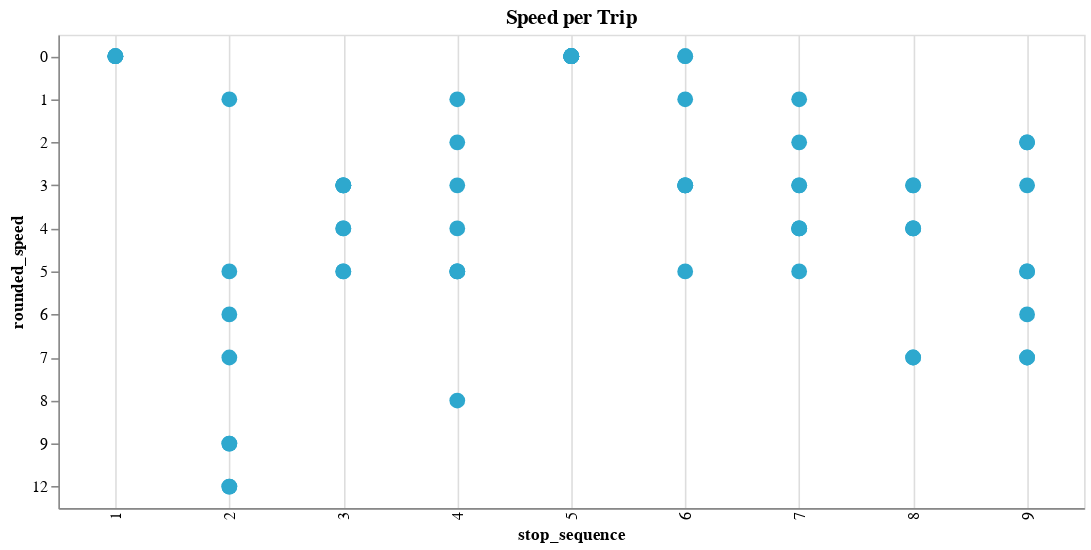

Notebook code for this chart:
### Code cell
chart4

### Figure 1 — Vega-Lite specification as saved in the notebook (floating-point values rounded to 4 significant figures)
{"config": {"view": {"continuousWidth": 400, "continuousHeight": 300}}, "data": {"name": "data-781272622b392a2af105bf9f8b8cb566"}, "mark": {"type": "circle", "opacity": 1, "size": 100}, "encoding": {"color": {"field": "variable", "legend": null, "scale": {"range": ["#2EA8CE", "#EB9F3C", "#F4D837", "#51BF9D", "#8CBCCB", "#9487C0"]}, "type": "nominal"}, "tooltip": [{"field": "_gtfs_dataset_name", "type": "nominal"}, {"field": "shape_array_key", "type": "nominal"}, {"field": "trip_id", "type": "nominal"}, {"field": "stop_sequence", "type": "quantitative"}, {"field": "gtfs_dataset_key", "type": "nominal"}, {"field": "loop_or_inlining", "type": "quantitative"}, {"field": "n_trips", "type": "quantitative"}, {"field": "variable", "type": "nominal"}, {"field": "speed", "type": "quantitative"}, {"field": "rounded_speed", "type": "quantitative"}], "x": {"axis": {"grid": true, "ticks": false}, "field": "stop_sequence", "sort": "ascending", "type": "ordinal"}, "y": {"field": "rounded_speed", "type": "nominal"}}, "height": 300, "title": "Speed per Trip", "transform": [{"window": [{"op": "rank", "field": "", "as": "id"}], "groupby": ["variable"]}], "width": 650, "$schema": "https://vega.github.io/schema/vega-lite/v4.17.0.json", "datasets": {"data-781272622b392a2af105bf9f8b8cb566": [{"_gtfs_dataset_name": "Anaheim Resort VehiclePositions", "shape_array_key": "29d2bbdbeaec1d6888800f85bebf6e33", "trip_id": "aa6a03fe-f119-44a5-8976-2ad77ceeb89f:4", "stop_sequence": 1, "gtfs_dataset_key": "1051e067d18a76b0a79789f051d5c22b", "loop_or_inlining": 1, "n_trips": 8, "variable": "speed_mph", "speed": 0.0, "rounded_speed": 0}, {"_gtfs_dataset_name": "Anaheim Resort VehiclePositions", "shape_array_key": "29d2bbdbeaec1d6888800f85bebf6e33", "trip_id": "aa6a03fe-f119-44a5-8976-2ad77ceeb89f:1", "stop_sequence": 1, "gtfs_dataset_key": "1051e067d18a76b0a79789f051d5c22b", "loop_or_inlining": 1, "n_trips": 8, "variable": "speed_mph", "speed": 0.0008325, "rounded_speed": 0}, {"_gtfs_dataset_name": "Anaheim Resort VehiclePositions", "shape_array_key": "29d2bbdbeaec1d6888800f85bebf6e33", "trip_id": "aa6a03fe-f119-44a5-8976-2ad77ceeb89f:3", "stop_sequence": 1, "gtfs_dataset_key": "1051e067d18a76b0a79789f051d5c22b", "loop_or_inlining": 1, "n_trips": 8, "variable": "speed_mph", "speed": 0.02417, "rounded_speed": 0}, {"_gtfs_dataset_name": "Anaheim Resort VehiclePositions", "shape_array_key": "29d2bbdbeaec1d6888800f85bebf6e33", "trip_id": "aa6a03fe-f119-44a5-8976-2ad77ceeb89f:7", "stop_sequence": 1, "gtfs_dataset_key": "1051e067d18a76b0a79789f051d5c22b", "loop_or_inlining": 1, "n_trips": 8, "variable": "speed_mph", "speed": 0.004286, "rounded_speed": 0}, {"_gtfs_dataset_name": "Anaheim Resort VehiclePositions", "shape_array_key": "29d2bbdbeaec1d6888800f85bebf6e33", "trip_id": "aa6a03fe-f119-44a5-8976-2ad77ceeb89f:4", "stop_sequence": 2, "gtfs_dataset_key": "1051e067d18a76b0a79789f051d5c22b", "loop_or_inlining": 1, "n_trips": 8, "variable": "speed_mph", "speed": 9.053, "rounded_speed": 9}, {"_gtfs_dataset_name": "Anaheim Resort VehiclePositions", "shape_array_key": "29d2bbdbeaec1d6888800f85bebf6e33", "trip_id": "aa6a03fe-f119-44a5-8976-2ad77ceeb89f:8", "stop_sequence": 2, "gtfs_dataset_key": "1051e067d18a76b0a79789f051d5c22b", "loop_or_inlining": 1, "n_trips": 8, "variable": "speed_mph", "speed": 9.572, "rounded_speed": 9}, {"_gtfs_dataset_name": "Anaheim Resort VehiclePositions", "shape_array_key": "29d2bbdbeaec1d6888800f85bebf6e33", "trip_id": "aa6a03fe-f119-44a5-8976-2ad77ceeb89f:2", "stop_sequence": 2, "gtfs_dataset_key": "1051e067d18a76b0a79789f051d5c22b", "loop_or_inlining": 1, "n_trips": 8, "variable": "speed_mph", "speed": 12.08, "rounded_speed": 12}, {"_gtfs_dataset_name": "Anaheim Resort VehiclePositions", "shape_array_key": "29d2bbdbeaec1d6888800f85bebf6e33", "trip_id": "aa6a03fe-f119-44a5-8976-2ad77ceeb89f:7", "stop_sequence": 2, "gtfs_dataset_key": "1051e067d18a76b0a79789f051d5c22b", "loop_or_inlining": 1, "n_trips": 8, "variable": "speed_mph", "speed": 7.317, "rounded_speed": 7}, {"_gtfs_dataset_name": "Anaheim Resort VehiclePositions", "shape_array_key": "29d2bbdbeaec1d6888800f85bebf6e33", "trip_id": "aa6a03fe-f119-44a5-8976-2ad77ceeb89f:5", "stop_sequence": 2, "gtfs_dataset_key": "1051e067d18a76b0a79789f051d5c22b", "loop_or_inlining": 1, "n_trips": 8, "variable": "speed_mph", "speed": 12.23, "rounded_speed": 12}, {"_gtfs_dataset_name": "Anaheim Resort VehiclePositions", "shape_array_key": "29d2bbdbeaec1d6888800f85bebf6e33", "trip_id": "aa6a03fe-f119-44a5-8976-2ad77ceeb89f:1", "stop_sequence": 2, "gtfs_dataset_key": "1051e067d18a76b0a79789f051d5c22b", "loop_or_inlining": 1, "n_trips": 8, "variable": "speed_mph", "speed": 1.475, "rounded_speed": 1}, {"_gtfs_dataset_name": "Anaheim Resort VehiclePositions", "shape_array_key": "29d2bbdbeaec1d6888800f85bebf6e33", "trip_id": "aa6a03fe-f119-44a5-8976-2ad77ceeb89f:3", "stop_sequence": 2, "gtfs_dataset_key": "1051e067d18a76b0a79789f051d5c22b", "loop_or_inlining": 1, "n_trips": 8, "variable": "speed_mph", "speed": 6.665, "rounded_speed": 6}, {"_gtfs_dataset_name": "Anaheim Resort VehiclePositions", "shape_array_key": "29d2bbdbeaec1d6888800f85bebf6e33", "trip_id": "aa6a03fe-f119-44a5-8976-2ad77ceeb89f:6", "stop_sequence": 2, "gtfs_dataset_key": "1051e067d18a76b0a79789f051d5c22b", "loop_or_inlining": 1, "n_trips": 8, "variable": "speed_mph", "speed": 5.539, "rounded_speed": 5}, {"_gtfs_dataset_name": "Anaheim Resort VehiclePositions", "shape_array_key": "29d2bbdbeaec1d6888800f85bebf6e33", "trip_id": "aa6a03fe-f119-44a5-8976-2ad77ceeb89f:8", "stop_sequence": 3, "gtfs_dataset_key": "1051e067d18a76b0a79789f051d5c22b", "loop_or_inlining": 1, "n_trips": 8, "variable": "speed_mph", "speed": 4.204, "rounded_speed": 4}, {"_gtfs_dataset_name": "Anaheim Resort VehiclePositions", "shape_array_key": "29d2bbdbeaec1d6888800f85bebf6e33", "trip_id": "aa6a03fe-f119-44a5-8976-2ad77ceeb89f:6", "stop_sequence": 3, "gtfs_dataset_key": "1051e067d18a76b0a79789f051d5c22b", "loop_or_inlining": 1, "n_trips": 8, "variable": "speed_mph", "speed": 5.456, "rounded_speed": 5}, {"_gtfs_dataset_name": "Anaheim Resort VehiclePositions", "shape_array_key": "29d2bbdbeaec1d6888800f85bebf6e33", "trip_id": "aa6a03fe-f119-44a5-8976-2ad77ceeb89f:3", "stop_sequence": 3, "gtfs_dataset_key": "1051e067d18a76b0a79789f051d5c22b", "loop_or_inlining": 1, "n_trips": 8, "variable": "speed_mph", "speed": 5.234, "rounded_speed": 5}, {"_gtfs_dataset_name": "Anaheim Resort VehiclePositions", "shape_array_key": "29d2bbdbeaec1d6888800f85bebf6e33", "trip_id": "aa6a03fe-f119-44a5-8976-2ad77ceeb89f:7", "stop_sequence": 3, "gtfs_dataset_key": "1051e067d18a76b0a79789f051d5c22b", "loop_or_inlining": 1, "n_trips": 8, "variable": "speed_mph", "speed": 3.744, "rounded_speed": 3}, {"_gtfs_dataset_name": "Anaheim Resort VehiclePositions", "shape_array_key": "29d2bbdbeaec1d6888800f85bebf6e33", "trip_id": "aa6a03fe-f119-44a5-8976-2ad77ceeb89f:1", "stop_sequence": 3, "gtfs_dataset_key": "1051e067d18a76b0a79789f051d5c22b", "loop_or_inlining": 1, "n_trips": 8, "variable": "speed_mph", "speed": 3.771, "rounded_speed": 3}, {"_gtfs_dataset_name": "Anaheim Resort VehiclePositions", "shape_array_key": "29d2bbdbeaec1d6888800f85bebf6e33", "trip_id": "aa6a03fe-f119-44a5-8976-2ad77ceeb89f:5", "stop_sequence": 3, "gtfs_dataset_key": "1051e067d18a76b0a79789f051d5c22b", "loop_or_inlining": 1, "n_trips": 8, "variable": "speed_mph", "speed": 3.717, "rounded_speed": 3}, {"_gtfs_dataset_name": "Anaheim Resort VehiclePositions", "shape_array_key": "29d2bbdbeaec1d6888800f85bebf6e33", "trip_id": "aa6a03fe-f119-44a5-8976-2ad77ceeb89f:4", "stop_sequence": 3, "gtfs_dataset_key": "1051e067d18a76b0a79789f051d5c22b", "loop_or_inlining": 1, "n_trips": 8, "variable": "speed_mph", "speed": 4.031, "rounded_speed": 4}, {"_gtfs_dataset_name": "Anaheim Resort VehiclePositions", "shape_array_key": "29d2bbdbeaec1d6888800f85bebf6e33", "trip_id": "aa6a03fe-f119-44a5-8976-2ad77ceeb89f:2", "stop_sequence": 3, "gtfs_dataset_key": "1051e067d18a76b0a79789f051d5c22b", "loop_or_inlining": 1, "n_trips": 8, "variable": "speed_mph", "speed": 3.537, "rounded_speed": 3}, {"_gtfs_dataset_name": "Anaheim Resort VehiclePositions", "shape_array_key": "29d2bbdbeaec1d6888800f85bebf6e33", "trip_id": "aa6a03fe-f119-44a5-8976-2ad77ceeb89f:3", "stop_sequence": 4, "gtfs_dataset_key": "1051e067d18a76b0a79789f051d5c22b", "loop_or_inlining": 1, "n_trips": 8, "variable": "speed_mph", "speed": 5.502, "rounded_speed": 5}, {"_gtfs_dataset_name": "Anaheim Resort VehiclePositions", "shape_array_key": "29d2bbdbeaec1d6888800f85bebf6e33", "trip_id": "aa6a03fe-f119-44a5-8976-2ad77ceeb89f:2", "stop_sequence": 4, "gtfs_dataset_key": "1051e067d18a76b0a79789f051d5c22b", "loop_or_inlining": 1, "n_trips": 8, "variable": "speed_mph", "speed": 4.743, "rounded_speed": 4}, {"_gtfs_dataset_name": "Anaheim Resort VehiclePositions", "shape_array_key": "29d2bbdbeaec1d6888800f85bebf6e33", "trip_id": "aa6a03fe-f119-44a5-8976-2ad77ceeb89f:5", "stop_sequence": 4, "gtfs_dataset_key": "1051e067d18a76b0a79789f051d5c22b", "loop_or_inlining": 1, "n_trips": 8, "variable": "speed_mph", "speed": 2.685, "rounded_speed": 2}, {"_gtfs_dataset_name": "Anaheim Resort VehiclePositions", "shape_array_key": "29d2bbdbeaec1d6888800f85bebf6e33", "trip_id": "aa6a03fe-f119-44a5-8976-2ad77ceeb89f:4", "stop_sequence": 4, "gtfs_dataset_key": "1051e067d18a76b0a79789f051d5c22b", "loop_or_inlining": 1, "n_trips": 8, "variable": "speed_mph", "speed": 1.904, "rounded_speed": 1}, {"_gtfs_dataset_name": "Anaheim Resort VehiclePositions", "shape_array_key": "29d2bbdbeaec1d6888800f85bebf6e33", "trip_id": "aa6a03fe-f119-44a5-8976-2ad77ceeb89f:1", "stop_sequence": 4, "gtfs_dataset_key": "1051e067d18a76b0a79789f051d5c22b", "loop_or_inlining": 1, "n_trips": 8, "variable": "speed_mph", "speed": 8.875, "rounded_speed": 8}, {"_gtfs_dataset_name": "Anaheim Resort VehiclePositions", "shape_array_key": "29d2bbdbeaec1d6888800f85bebf6e33", "trip_id": "aa6a03fe-f119-44a5-8976-2ad77ceeb89f:6", "stop_sequence": 4, "gtfs_dataset_key": "1051e067d18a76b0a79789f051d5c22b", "loop_or_inlining": 1, "n_trips": 8, "variable": "speed_mph", "speed": 3.97, "rounded_speed": 3}, {"_gtfs_dataset_name": "Anaheim Resort VehiclePositions", "shape_array_key": "29d2bbdbeaec1d6888800f85bebf6e33", "trip_id": "aa6a03fe-f119-44a5-8976-2ad77ceeb89f:7", "stop_sequence": 4, "gtfs_dataset_key": "1051e067d18a76b0a79789f051d5c22b", "loop_or_inlining": 1, "n_trips": 8, "variable": "speed_mph", "speed": 5.037, "rounded_speed": 5}, {"_gtfs_dataset_name": "Anaheim Resort VehiclePositions", "shape_array_key": "29d2bbdbeaec1d6888800f85bebf6e33", "trip_id": "aa6a03fe-f119-44a5-8976-2ad77ceeb89f:8", "stop_sequence": 4, "gtfs_dataset_key": "1051e067d18a76b0a79789f051d5c22b", "loop_or_inlining": 1, "n_trips": 8, "variable": "speed_mph", "speed": 5.792, "rounded_speed": 5}, {"_gtfs_dataset_name": "Anaheim Resort VehiclePositions", "shape_array_key": "29d2bbdbeaec1d6888800f85bebf6e33", "trip_id": "aa6a03fe-f119-44a5-8976-2ad77ceeb89f:5", "stop_sequence": 5, "gtfs_dataset_key": "1051e067d18a76b0a79789f051d5c22b", "loop_or_inlining": 1, "n_trips": 8, "variable": "speed_mph", "speed": 0.4003, "rounded_speed": 0}, {"_gtfs_dataset_name": "Anaheim Resort VehiclePositions", "shape_array_key": "29d2bbdbeaec1d6888800f85bebf6e33", "trip_id": "aa6a03fe-f119-44a5-8976-2ad77ceeb89f:1", "stop_sequence": 5, "gtfs_dataset_key": "1051e067d18a76b0a79789f051d5c22b", "loop_or_inlining": 1, "n_trips": 8, "variable": "speed_mph", "speed": 0.3649, "rounded_speed": 0}, {"_gtfs_dataset_name": "Anaheim Resort VehiclePositions", "shape_array_key": "29d2bbdbeaec1d6888800f85bebf6e33", "trip_id": "aa6a03fe-f119-44a5-8976-2ad77ceeb89f:6", "stop_sequence": 5, "gtfs_dataset_key": "1051e067d18a76b0a79789f051d5c22b", "loop_or_inlining": 1, "n_trips": 8, "variable": "speed_mph", "speed": 0.9531, "rounded_speed": 0}, {"_gtfs_dataset_name": "Anaheim Resort VehiclePositions", "shape_array_key": "29d2bbdbeaec1d6888800f85bebf6e33", "trip_id": "aa6a03fe-f119-44a5-8976-2ad77ceeb89f:2", "stop_sequence": 5, "gtfs_dataset_key": "1051e067d18a76b0a79789f051d5c22b", "loop_or_inlining": 1, "n_trips": 8, "variable": "speed_mph", "speed": 0.9439, "rounded_speed": 0}, {"_gtfs_dataset_name": "Anaheim Resort VehiclePositions", "shape_array_key": "29d2bbdbeaec1d6888800f85bebf6e33", "trip_id": "aa6a03fe-f119-44a5-8976-2ad77ceeb89f:4", "stop_sequence": 5, "gtfs_dataset_key": "1051e067d18a76b0a79789f051d5c22b", "loop_or_inlining": 1, "n_trips": 8, "variable": "speed_mph", "speed": 0.7387, "rounded_speed": 0}, {"_gtfs_dataset_name": "Anaheim Resort VehiclePositions", "shape_array_key": "29d2bbdbeaec1d6888800f85bebf6e33", "trip_id": "aa6a03fe-f119-44a5-8976-2ad77ceeb89f:7", "stop_sequence": 5, "gtfs_dataset_key": "1051e067d18a76b0a79789f051d5c22b", "loop_or_inlining": 1, "n_trips": 8, "variable": "speed_mph", "speed": 0.8584, "rounded_speed": 0}, {"_gtfs_dataset_name": "Anaheim Resort VehiclePositions", "shape_array_key": "29d2bbdbeaec1d6888800f85bebf6e33", "trip_id": "aa6a03fe-f119-44a5-8976-2ad77ceeb89f:8", "stop_sequence": 5, "gtfs_dataset_key": "1051e067d18a76b0a79789f051d5c22b", "loop_or_inlining": 1, "n_trips": 8, "variable": "speed_mph", "speed": 0.03051, "rounded_speed": 0}, {"_gtfs_dataset_name": "Anaheim Resort VehiclePositions", "shape_array_key": "29d2bbdbeaec1d6888800f85bebf6e33", "trip_id": "aa6a03fe-f119-44a5-8976-2ad77ceeb89f:3", "stop_sequence": 5, "gtfs_dataset_key": "1051e067d18a76b0a79789f051d5c22b", "loop_or_inlining": 1, "n_trips": 8, "variable": "speed_mph", "speed": 0.6211, "rounded_speed": 0}, {"_gtfs_dataset_name": "Anaheim Resort VehiclePositions", "shape_array_key": "29d2bbdbeaec1d6888800f85bebf6e33", "trip_id": "aa6a03fe-f119-44a5-8976-2ad77ceeb89f:1", "stop_sequence": 6, "gtfs_dataset_key": "1051e067d18a76b0a79789f051d5c22b", "loop_or_inlining": 1, "n_trips": 8, "variable": "speed_mph", "speed": 3.178, "rounded_speed": 3}, {"_gtfs_dataset_name": "Anaheim Resort VehiclePositions", "shape_array_key": "29d2bbdbeaec1d6888800f85bebf6e33", "trip_id": "aa6a03fe-f119-44a5-8976-2ad77ceeb89f:7", "stop_sequence": 6, "gtfs_dataset_key": "1051e067d18a76b0a79789f051d5c22b", "loop_or_inlining": 1, "n_trips": 8, "variable": "speed_mph", "speed": 3.115, "rounded_speed": 3}, {"_gtfs_dataset_name": "Anaheim Resort VehiclePositions", "shape_array_key": "29d2bbdbeaec1d6888800f85bebf6e33", "trip_id": "aa6a03fe-f119-44a5-8976-2ad77ceeb89f:5", "stop_sequence": 6, "gtfs_dataset_key": "1051e067d18a76b0a79789f051d5c22b", "loop_or_inlining": 1, "n_trips": 8, "variable": "speed_mph", "speed": 3.071, "rounded_speed": 3}, {"_gtfs_dataset_name": "Anaheim Resort VehiclePositions", "shape_array_key": "29d2bbdbeaec1d6888800f85bebf6e33", "trip_id": "aa6a03fe-f119-44a5-8976-2ad77ceeb89f:8", "stop_sequence": 6, "gtfs_dataset_key": "1051e067d18a76b0a79789f051d5c22b", "loop_or_inlining": 1, "n_trips": 8, "variable": "speed_mph", "speed": 1.605, "rounded_speed": 1}, {"_gtfs_dataset_name": "Anaheim Resort VehiclePositions", "shape_array_key": "29d2bbdbeaec1d6888800f85bebf6e33", "trip_id": "aa6a03fe-f119-44a5-8976-2ad77ceeb89f:4", "stop_sequence": 6, "gtfs_dataset_key": "1051e067d18a76b0a79789f051d5c22b", "loop_or_inlining": 1, "n_trips": 8, "variable": "speed_mph", "speed": 0.0, "rounded_speed": 0}, {"_gtfs_dataset_name": "Anaheim Resort VehiclePositions", "shape_array_key": "29d2bbdbeaec1d6888800f85bebf6e33", "trip_id": "aa6a03fe-f119-44a5-8976-2ad77ceeb89f:6", "stop_sequence": 6, "gtfs_dataset_key": "1051e067d18a76b0a79789f051d5c22b", "loop_or_inlining": 1, "n_trips": 8, "variable": "speed_mph", "speed": 3.476, "rounded_speed": 3}, {"_gtfs_dataset_name": "Anaheim Resort VehiclePositions", "shape_array_key": "29d2bbdbeaec1d6888800f85bebf6e33", "trip_id": "aa6a03fe-f119-44a5-8976-2ad77ceeb89f:3", "stop_sequence": 6, "gtfs_dataset_key": "1051e067d18a76b0a79789f051d5c22b", "loop_or_inlining": 1, "n_trips": 8, "variable": "speed_mph", "speed": 5.165, "rounded_speed": 5}, {"_gtfs_dataset_name": "Anaheim Resort VehiclePositions", "shape_array_key": "29d2bbdbeaec1d6888800f85bebf6e33", "trip_id": "aa6a03fe-f119-44a5-8976-2ad77ceeb89f:2", "stop_sequence": 6, "gtfs_dataset_key": "1051e067d18a76b0a79789f051d5c22b", "loop_or_inlining": 1, "n_trips": 8, "variable": "speed_mph", "speed": 0.1064, "rounded_speed": 0}, {"_gtfs_dataset_name": "Anaheim Resort VehiclePositions", "shape_array_key": "29d2bbdbeaec1d6888800f85bebf6e33", "trip_id": "aa6a03fe-f119-44a5-8976-2ad77ceeb89f:4", "stop_sequence": 7, "gtfs_dataset_key": "1051e067d18a76b0a79789f051d5c22b", "loop_or_inlining": 1, "n_trips": 8, "variable": "speed_mph", "speed": 3.727, "rounded_speed": 3}, {"_gtfs_dataset_name": "Anaheim Resort VehiclePositions", "shape_array_key": "29d2bbdbeaec1d6888800f85bebf6e33", "trip_id": "aa6a03fe-f119-44a5-8976-2ad77ceeb89f:2", "stop_sequence": 7, "gtfs_dataset_key": "1051e067d18a76b0a79789f051d5c22b", "loop_or_inlining": 1, "n_trips": 8, "variable": "speed_mph", "speed": 4.198, "rounded_speed": 4}, {"_gtfs_dataset_name": "Anaheim Resort VehiclePositions", "shape_array_key": "29d2bbdbeaec1d6888800f85bebf6e33", "trip_id": "aa6a03fe-f119-44a5-8976-2ad77ceeb89f:7", "stop_sequence": 7, "gtfs_dataset_key": "1051e067d18a76b0a79789f051d5c22b", "loop_or_inlining": 1, "n_trips": 8, "variable": "speed_mph", "speed": 4.399, "rounded_speed": 4}, {"_gtfs_dataset_name": "Anaheim Resort VehiclePositions", "shape_array_key": "29d2bbdbeaec1d6888800f85bebf6e33", "trip_id": "aa6a03fe-f119-44a5-8976-2ad77ceeb89f:5", "stop_sequence": 7, "gtfs_dataset_key": "1051e067d18a76b0a79789f051d5c22b", "loop_or_inlining": 1, "n_trips": 8, "variable": "speed_mph", "speed": 1.597, "rounded_speed": 1}, {"_gtfs_dataset_name": "Anaheim Resort VehiclePositions", "shape_array_key": "29d2bbdbeaec1d6888800f85bebf6e33", "trip_id": "aa6a03fe-f119-44a5-8976-2ad77ceeb89f:8", "stop_sequence": 7, "gtfs_dataset_key": "1051e067d18a76b0a79789f051d5c22b", "loop_or_inlining": 1, "n_trips": 8, "variable": "speed_mph", "speed": 4.383, "rounded_speed": 4}, {"_gtfs_dataset_name": "Anaheim Resort VehiclePositions", "shape_array_key": "29d2bbdbeaec1d6888800f85bebf6e33", "trip_id": "aa6a03fe-f119-44a5-8976-2ad77ceeb89f:1", "stop_sequence": 7, "gtfs_dataset_key": "1051e067d18a76b0a79789f051d5c22b", "loop_or_inlining": 1, "n_trips": 8, "variable": "speed_mph", "speed": 5.729, "rounded_speed": 5}, {"_gtfs_dataset_name": "Anaheim Resort VehiclePositions", "shape_array_key": "29d2bbdbeaec1d6888800f85bebf6e33", "trip_id": "aa6a03fe-f119-44a5-8976-2ad77ceeb89f:6", "stop_sequence": 7, "gtfs_dataset_key": "1051e067d18a76b0a79789f051d5c22b", "loop_or_inlining": 1, "n_trips": 8, "variable": "speed_mph", "speed": 3.851, "rounded_speed": 3}, {"_gtfs_dataset_name": "Anaheim Resort VehiclePositions", "shape_array_key": "29d2bbdbeaec1d6888800f85bebf6e33", "trip_id": "aa6a03fe-f119-44a5-8976-2ad77ceeb89f:3", "stop_sequence": 7, "gtfs_dataset_key": "1051e067d18a76b0a79789f051d5c22b", "loop_or_inlining": 1, "n_trips": 8, "variable": "speed_mph", "speed": 2.666, "rounded_speed": 2}, {"_gtfs_dataset_name": "Anaheim Resort VehiclePositions", "shape_array_key": "29d2bbdbeaec1d6888800f85bebf6e33", "trip_id": "aa6a03fe-f119-44a5-8976-2ad77ceeb89f:5", "stop_sequence": 8, "gtfs_dataset_key": "1051e067d18a76b0a79789f051d5c22b", "loop_or_inlining": 1, "n_trips": 8, "variable": "speed_mph", "speed": 3.353, "rounded_speed": 3}, {"_gtfs_dataset_name": "Anaheim Resort VehiclePositions", "shape_array_key": "29d2bbdbeaec1d6888800f85bebf6e33", "trip_id": "aa6a03fe-f119-44a5-8976-2ad77ceeb89f:7", "stop_sequence": 8, "gtfs_dataset_key": "1051e067d18a76b0a79789f051d5c22b", "loop_or_inlining": 1, "n_trips": 8, "variable": "speed_mph", "speed": 4.715, "rounded_speed": 4}, {"_gtfs_dataset_name": "Anaheim Resort VehiclePositions", "shape_array_key": "29d2bbdbeaec1d6888800f85bebf6e33", "trip_id": "aa6a03fe-f119-44a5-8976-2ad77ceeb89f:4", "stop_sequence": 8, "gtfs_dataset_key": "1051e067d18a76b0a79789f051d5c22b", "loop_or_inlining": 1, "n_trips": 8, "variable": "speed_mph", "speed": 7.497, "rounded_speed": 7}, {"_gtfs_dataset_name": "Anaheim Resort VehiclePositions", "shape_array_key": "29d2bbdbeaec1d6888800f85bebf6e33", "trip_id": "aa6a03fe-f119-44a5-8976-2ad77ceeb89f:1", "stop_sequence": 8, "gtfs_dataset_key": "1051e067d18a76b0a79789f051d5c22b", "loop_or_inlining": 1, "n_trips": 8, "variable": "speed_mph", "speed": 7.197, "rounded_speed": 7}, {"_gtfs_dataset_name": "Anaheim Resort VehiclePositions", "shape_array_key": "29d2bbdbeaec1d6888800f85bebf6e33", "trip_id": "aa6a03fe-f119-44a5-8976-2ad77ceeb89f:6", "stop_sequence": 8, "gtfs_dataset_key": "1051e067d18a76b0a79789f051d5c22b", "loop_or_inlining": 1, "n_trips": 8, "variable": "speed_mph", "speed": 4.589, "rounded_speed": 4}, {"_gtfs_dataset_name": "Anaheim Resort VehiclePositions", "shape_array_key": "29d2bbdbeaec1d6888800f85bebf6e33", "trip_id": "aa6a03fe-f119-44a5-8976-2ad77ceeb89f:2", "stop_sequence": 8, "gtfs_dataset_key": "1051e067d18a76b0a79789f051d5c22b", "loop_or_inlining": 1, "n_trips": 8, "variable": "speed_mph", "speed": 3.971, "rounded_speed": 3}, {"_gtfs_dataset_name": "Anaheim Resort VehiclePositions", "shape_array_key": "29d2bbdbeaec1d6888800f85bebf6e33", "trip_id": "aa6a03fe-f119-44a5-8976-2ad77ceeb89f:3", "stop_sequence": 8, "gtfs_dataset_key": "1051e067d18a76b0a79789f051d5c22b", "loop_or_inlining": 1, "n_trips": 8, "variable": "speed_mph", "speed": 4.619, "rounded_speed": 4}, {"_gtfs_dataset_name": "Anaheim Resort VehiclePositions", "shape_array_key": "29d2bbdbeaec1d6888800f85bebf6e33", "trip_id": "aa6a03fe-f119-44a5-8976-2ad77ceeb89f:5", "stop_sequence": 9, "gtfs_dataset_key": "1051e067d18a76b0a79789f051d5c22b", "loop_or_inlining": 1, "n_trips": 8, "variable": "speed_mph", "speed": 2.493, "rounded_speed": 2}, {"_gtfs_dataset_name": "Anaheim Resort VehiclePositions", "shape_array_key": "29d2bbdbeaec1d6888800f85bebf6e33", "trip_id": "aa6a03fe-f119-44a5-8976-2ad77ceeb89f:2", "stop_sequence": 9, "gtfs_dataset_key": "1051e067d18a76b0a79789f051d5c22b", "loop_or_inlining": 1, "n_trips": 8, "variable": "speed_mph", "speed": 2.826, "rounded_speed": 2}, {"_gtfs_dataset_name": "Anaheim Resort VehiclePositions", "shape_array_key": "29d2bbdbeaec1d6888800f85bebf6e33", "trip_id": "aa6a03fe-f119-44a5-8976-2ad77ceeb89f:3", "stop_sequence": 9, "gtfs_dataset_key": "1051e067d18a76b0a79789f051d5c22b", "loop_or_inlining": 1, "n_trips": 8, "variable": "speed_mph", "speed": 5.097, "rounded_speed": 5}, {"_gtfs_dataset_name": "Anaheim Resort VehiclePositions", "shape_array_key": "29d2bbdbeaec1d6888800f85bebf6e33", "trip_id": "aa6a03fe-f119-44a5-8976-2ad77ceeb89f:7", "stop_sequence": 9, "gtfs_dataset_key": "1051e067d18a76b0a79789f051d5c22b", "loop_or_inlining": 1, "n_trips": 8, "variable": "speed_mph", "speed": 6.445, "rounded_speed": 6}, {"_gtfs_dataset_name": "Anaheim Resort VehiclePositions", "shape_array_key": "29d2bbdbeaec1d6888800f85bebf6e33", "trip_id": "aa6a03fe-f119-44a5-8976-2ad77ceeb89f:8", "stop_sequence": 9, "gtfs_dataset_key": "1051e067d18a76b0a79789f051d5c22b", "loop_or_inlining": 1, "n_trips": 8, "variable": "speed_mph", "speed": 7.155, "rounded_speed": 7}, {"_gtfs_dataset_name": "Anaheim Resort VehiclePositions", "shape_array_key": "29d2bbdbeaec1d6888800f85bebf6e33", "trip_id": "aa6a03fe-f119-44a5-8976-2ad77ceeb89f:1", "stop_sequence": 9, "gtfs_dataset_key": "1051e067d18a76b0a79789f051d5c22b", "loop_or_inlining": 1, "n_trips": 8, "variable": "speed_mph", "speed": 7.026, "rounded_speed": 7}, {"_gtfs_dataset_name": "Anaheim Resort VehiclePositions", "shape_array_key": "29d2bbdbeaec1d6888800f85bebf6e33", "trip_id": "aa6a03fe-f119-44a5-8976-2ad77ceeb89f:6", "stop_sequence": 9, "gtfs_dataset_key": "1051e067d18a76b0a79789f051d5c22b", "loop_or_inlining": 1, "n_trips": 8, "variable": "speed_mph", "speed": 5.383, "rounded_speed": 5}, {"_gtfs_dataset_name": "Anaheim Resort VehiclePositions", "shape_array_key": "29d2bbdbeaec1d6888800f85bebf6e33", "trip_id": "aa6a03fe-f119-44a5-8976-2ad77ceeb89f:4", "stop_sequence": 9, "gtfs_dataset_key": "1051e067d18a76b0a79789f051d5c22b", "loop_or_inlining": 1, "n_trips": 8, "variable": "speed_mph", "speed": 3.238, "rounded_speed": 3}]}}
